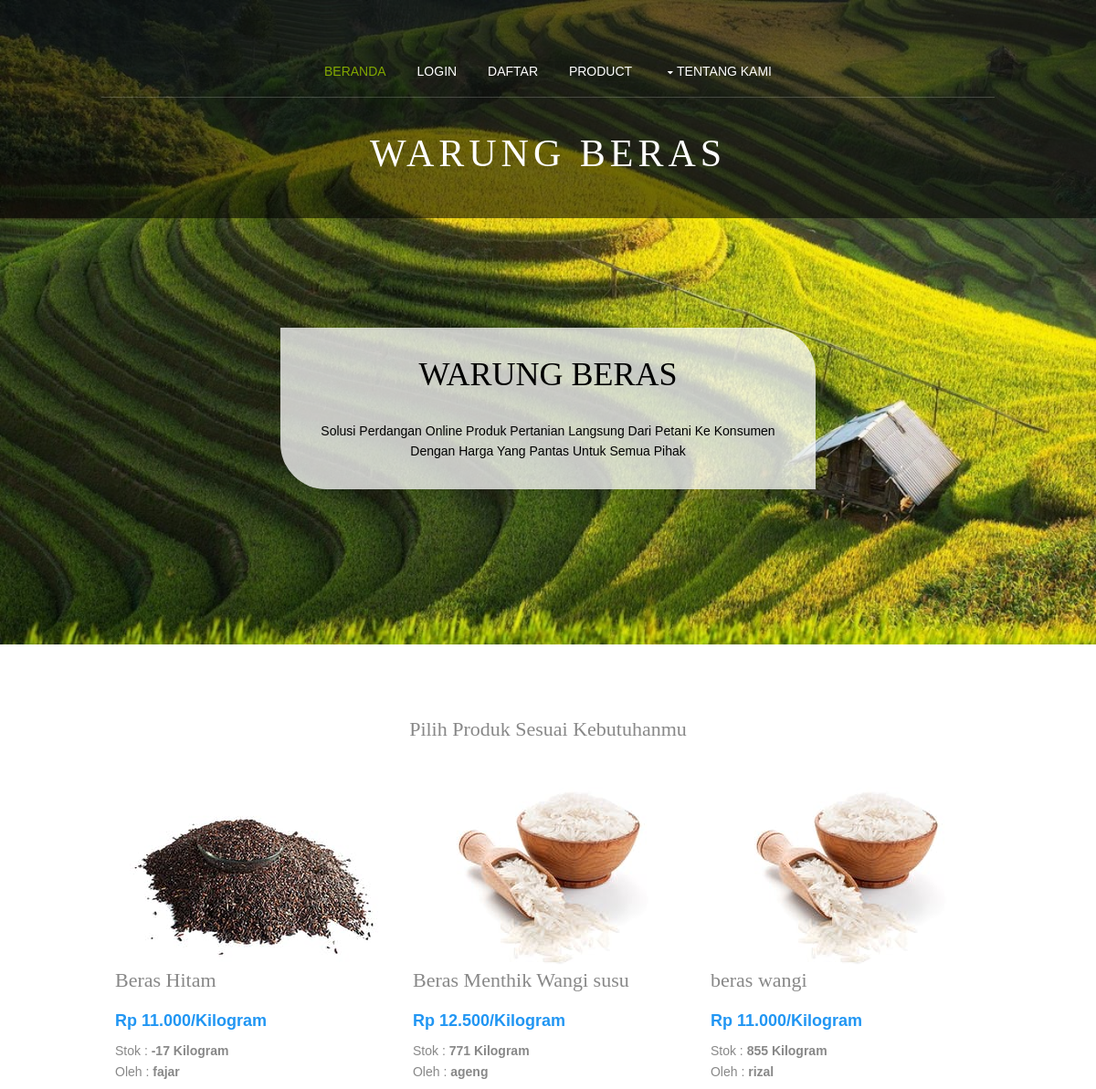
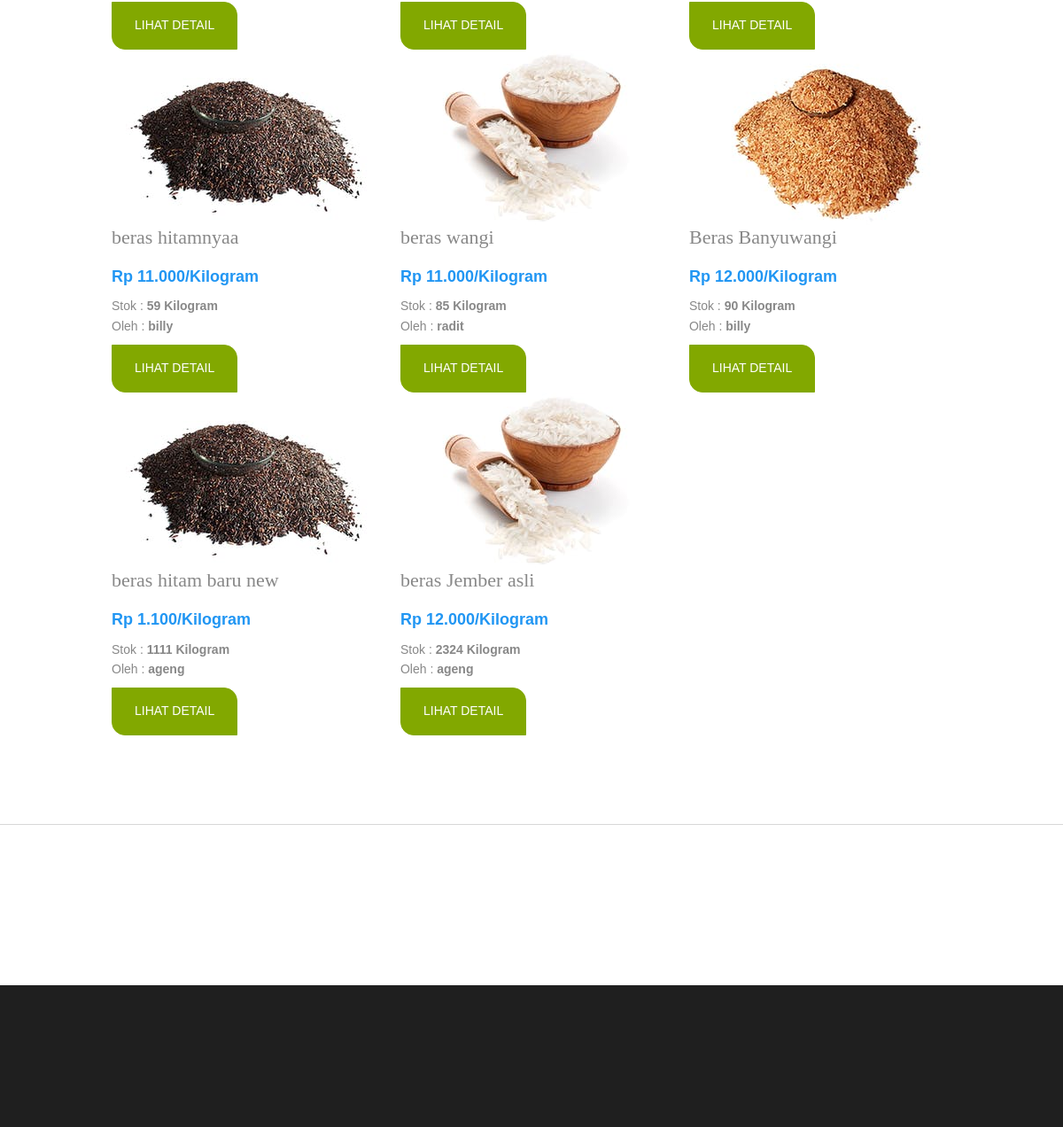
The page / on the database its author committed (2 pictures, top to bottom).
### tables this page shows
CREATE TABLE `produk` (
  `id_produk` int(11) NOT NULL,
  `id_user` int(11) NOT NULL,
  `nama_produk` varchar(50) NOT NULL,
  `jumlah_stok` int(11) NOT NULL,
  `harga` double NOT NULL,
  `foto_produk` varchar(255) NOT NULL,
  `deskripsi` text NOT NULL,
  `status` varchar(25) NOT NULL
);

### controllers/c_home.php (called while the page is built, shortened)
<?php
Class HomeController{
	public function home(){
		$posts=Produk::showAllProduk();
		require_once("views/pages/homeAwal.php");
	}
}
?>

### routes.php (called while the page is built, shortened)
<?php
function call($controller, $action){
	switch ($controller) {
		case 'home':
		$controller=new HomeController();
		require_once('models/m_produk.php');
		break;
	}
	$controller->{ $action }();
}
call($controller,$action);
?>

### index.php (called while the page is built, shortened)
<?php
require_once('views/layout.php');
?>

### models/m_produk.php (called while the page is built, shortened)
<?php
Class Produk{
	public static function showAllProduk(){
		$list=[];
		$db = DB::getInstance();
		$req = $db->query("SELECT *
			FROM produk p join users u
			ON p.id_user=u.id_user where p.status='Terverifikasi'");
foreach ($req as $item) {
	$list[]=array(
		'id_produk'=>$item['id_produk'],
		'nama_produk'=>$item['nama_produk'],
		'id_user'=>$item['id_user'],
		'jumlah_stok'=>$item['jumlah_stok'],
		'harga'=>$item['harga'],
		'foto_produk'=>$item['foto_produk'],
		'deskripsi'=>$item['deskripsi'],
		'penjual'=>$item['nama']
		);
}
if (isset($list)) {
	return $list;
} else {
	return null;
}
}
}
?>

### views/pages/homeAwal.php (the view, shortened to what this page needs)
<!DOCTYPE html>
<html>
<head>
<link href="resources/styles/layout.css" rel="stylesheet" type="text/css" media="all">
</head>
<body id="top">
<div class="bgded" style="background-image:url('resources/img/sawah.jpeg.jpg');">
  <div class="wrapper overlay">
    <header id="header" class="hoc clear">
      <nav id="mainav" class="clear">
        <ul class="clear">
          <li class="active"><a href="index.php">Beranda</a></li>
          <li><a href="index.php/login/login">Login</a></li>
          <li><a href="index.php/register/register">Daftar</a></li>
          <li><a href="#">Product</a></li>
          <li><a class="drop" href="#">Tentang Kami</a>
        </nav>
      <div id="logo">
       <h1><a href="index.php">Warung Beras</a></h1>
        </div>
    </header>
  </div>
  <div id="pageintro" class="hoc clear">
  <article>
      <div class="introtxt">
        <h2 class="heading">WARUNG BERAS </h2>
        <p>Solusi Perdangan Online Produk Pertanian Langsung Dari Petani Ke Konsumen Dengan Harga Yang Pantas Untuk Semua Pihak</p>
      </div>
    </article>
</div>
</div>
<div class="wrapper row3">
  <main class="hoc container clear">
    <div class="center btmspace-50">
      <h2 class="heading">Pilih Produk Sesuai Kebutuhanmu</h2>
    </div>
    <?php foreach ($posts as $item){?>
			<div class="col-md-4" id="card">
					<div class="card" style="width: 25rem;">
						<img class="card-img-top" src="foto_produk/<?php echo $item['foto_produk'] ?>" alt="Card image cap">
						<div class="card-block">
							<h4 class="card-title"><?php echo $item['nama_produk'] ?></h4>
							<p class="card-text">
								<font size="4" color="#2196F3"><b><p> <?php echo "Rp ". number_format($item['harga'],0,".",".")."/Kilogram"; ?></p></b></font>
							</p>
							<p class="card-text">
								Stok : <b><?php echo $item['jumlah_stok']." "; ?>Kilogram</b> <br>
								Oleh : <b><?php echo $item['penjual']; ?></b>
							</p>
							<a href="?controller=produk&action=detailProduk&id_produk=<?php echo $item['id_produk']; ?>" class="btn btn-primary">Lihat Detail</a>
						</div>
					</div>
				</div>
				<?php } ?>
  </main>
</div>
<hr>
<div class="container" >
		</div>
  <div class="wrapper row4">
  <footer id="footer" class="hoc clear">
  </footer>
</div>
</body>
</html>

### resources/styles/layout.css (style rules this page uses)
#header { padding:50px 0; }
#header #logo { text-align:center; }
#header #logo * { margin:0; padding:0; line-height:1; }
#header #logo h1 { font-size:42px; letter-spacing:5px; text-transform:uppercase; }
#pageintro { padding:120px 0; text-align:center; }
#pageintro article { display:block; max-width:60%; margin:0 auto; }
#pageintro article .introtxt { margin:0 0 50px 0; padding:30px; border-radius:0 50px; }
#pageintro article .heading { margin-bottom:30px; font-size:36px; }
#pageintro article p:last-of-type { margin-bottom:0; }
.container { padding:80px 0; }
#footer { padding:80px 0; }
*, *::before, *::after { transition:all .3s ease-in-out; }
nav ul, nav ol { margin:0; padding:0; list-style:none; }
#mainav, #breadcrumb, .sidebar nav { line-height:normal; }
#mainav .drop::after, #mainav li li .drop::after, #breadcrumb li a::after, .sidebar nav a::after { position:absolute; font-family:"FontAwesome"; font-size:10px; line-height:10px; }
#mainav { margin-bottom:40px; border-bottom:1px solid; }
#mainav ul { text-transform:uppercase; text-align:center; }
#mainav li { display:inline-block; position:relative; margin:0 30px 0 0; padding:0; }
#mainav li:last-child { margin-right:0; }
#mainav li a { display:block; padding:20px 0; }
#mainav .drop { padding-left:15px; }
#mainav .drop::after, #mainav li li .drop::after { content:"\f0d7"; }
#mainav .drop::after { top:25px; left:5px; }
body { color:#888888; background-color:#FFFFFF; }
a { color:#82A800; }
hr, .borderedbox { border-color:#D7D7D7; }
.overlay { color:#FFFFFF; background-color:inherit; }
.overlay::after { color:inherit; background-color:rgba(0,0,0,.55); }
.btn, .btn.inverse:hover { color:#FFFFFF; background-color:#82A800; border-color:#82A800; }
.row3 { color:#888888; background-color:#FFFFFF; }
.row4 { color:#888888; background-color:#1F1F1F; }
#header #logo a { color:inherit; }
#pageintro article { color:#FFFFFF; }
#pageintro article .introtxt { color:#000000; background-color:rgba(255,255,255,.75); }
#mainav { border-color:rgba(255,255,255,.2); }
#mainav li a { color:inherit; }
#mainav .active a, #mainav a:hover, #mainav li:hover > a { color:#82A800; background-color:inherit; }
@media screen and (min-width:978px) { .hoc { max-width:978px; } }

### resources/styles/framework.css (style rules this page uses)
html { overflow-y:scroll; overflow-x:hidden; }
html, body { margin:0; padding:0; font-size:14px; line-height:1.6em; }
*, *::before, *::after { box-sizing:border-box; }
.center { text-align:center; }
.overlay { position:relative; z-index:1; }
.overlay::after { display:block; position:absolute; top:0; left:0; width:100%; height:100%; content:""; z-index:-1; }
.bgded { background-position:top center; background-repeat:no-repeat; background-size:cover; }
.btn { display:inline-block; padding:15px 25px 17px; text-transform:uppercase; border:1px solid; border-radius:0 15px; }
.clear, .group { display:block; }
.clear::before, .clear::after, .group::before, .group::after { display:table; content:""; }
.clear, .clear::after, .group, .group::after { clear:both; }
a { outline:none; text-decoration:none; }
img { width:auto; max-width:100%; height:auto; margin:0; padding:0; border:none; line-height:normal; vertical-align:middle; }
body, input, textarea, select { font-family:Verdana, Geneva, sans-serif; }
h1, h2, h3, h4, h5, h6, .heading { font-family:Georgia, "Times New Roman", Times, serif; }
h1, h2, h3, h4, h5, h6, .heading { margin:0 0 20px 0; font-size:22px; line-height:normal; font-weight:normal; }
hr { display:block; width:100%; height:1px; border:solid; border-width:1px 0 0 0; }
.wrapper { display:block; width:100%; margin:0; padding:0; text-align:left; word-wrap:break-word; }
.hoc { display:block; margin:0 auto; }
address, article, aside, figcaption, figure, footer, header, main, nav, section { display:block; margin:0; padding:0; }
.btmspace-50 { margin-bottom:50px; }

### rows shown on the page
produk: foto_produk (picture), nama_produk "Beras Hitam", harga "11.000", jumlah_stok "-17", penjual "fajar"
produk: foto_produk (picture), nama_produk "Beras Menthik Wangi susu", harga "12.500", jumlah_stok "771", penjual "ageng"
produk: foto_produk (picture), nama_produk "beras wangi", harga "11.000", jumlah_stok "855", penjual "rizal"
produk: foto_produk (picture), nama_produk "beras hitamnyaa", harga "11.000", jumlah_stok "59", penjual "billy"
produk: foto_produk (picture), nama_produk "beras wangi", harga "11.000", jumlah_stok "85", penjual "radit"
produk: foto_produk (picture), nama_produk "Beras Banyuwangi", harga "12.000", jumlah_stok "90", penjual "billy"
produk: foto_produk (picture), nama_produk "beras hitam baru new", harga "1.100", jumlah_stok "1111", penjual "ageng"
produk: foto_produk (picture), nama_produk "beras Jember asli", harga "12.000", jumlah_stok "2324", penjual "ageng"
